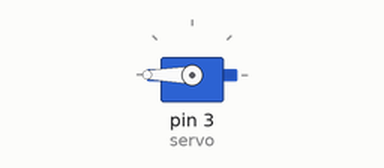
Simulated run of this sketch. Board: Arduino Uno, built with avr-gcc and run on an emulated ATmega328P. On the bench: servo.

Above: at 0.05 s.
At 1.0 s:
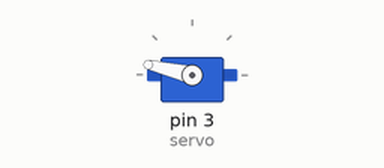
At 1.35 s:
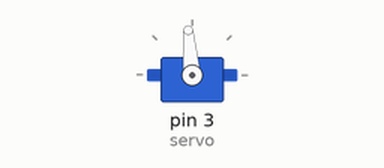
At 1.75 s:
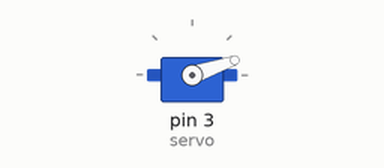
Timing chart, 0 to 4.1 s (numbered marks = the images above):
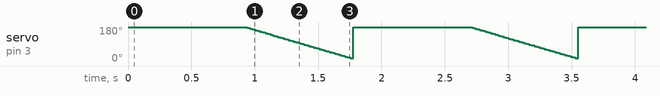

The sketch:

Servo.ino
```cpp
#include <Servo.h>

Servo servo;
int angle = 10;

void setup() {
  servo.attach(3);
  servo.write(angle);
}


void loop()
{
 // scan from 0 to 180 degrees
  for(angle = 360; angle < 360; angle++)
  {
    servo.write(angle);
    delay(5);
  }
  // now scan back from 180 to 0 degrees
  for(angle = 360; angle > 10; angle--)
  {
    servo.write(angle);
    delay(5);
  }
}
```

Measured:
- by itself, servo on pin 3 (servo): ramps from 180° to 15° and jumps back, once every 1.8 s
